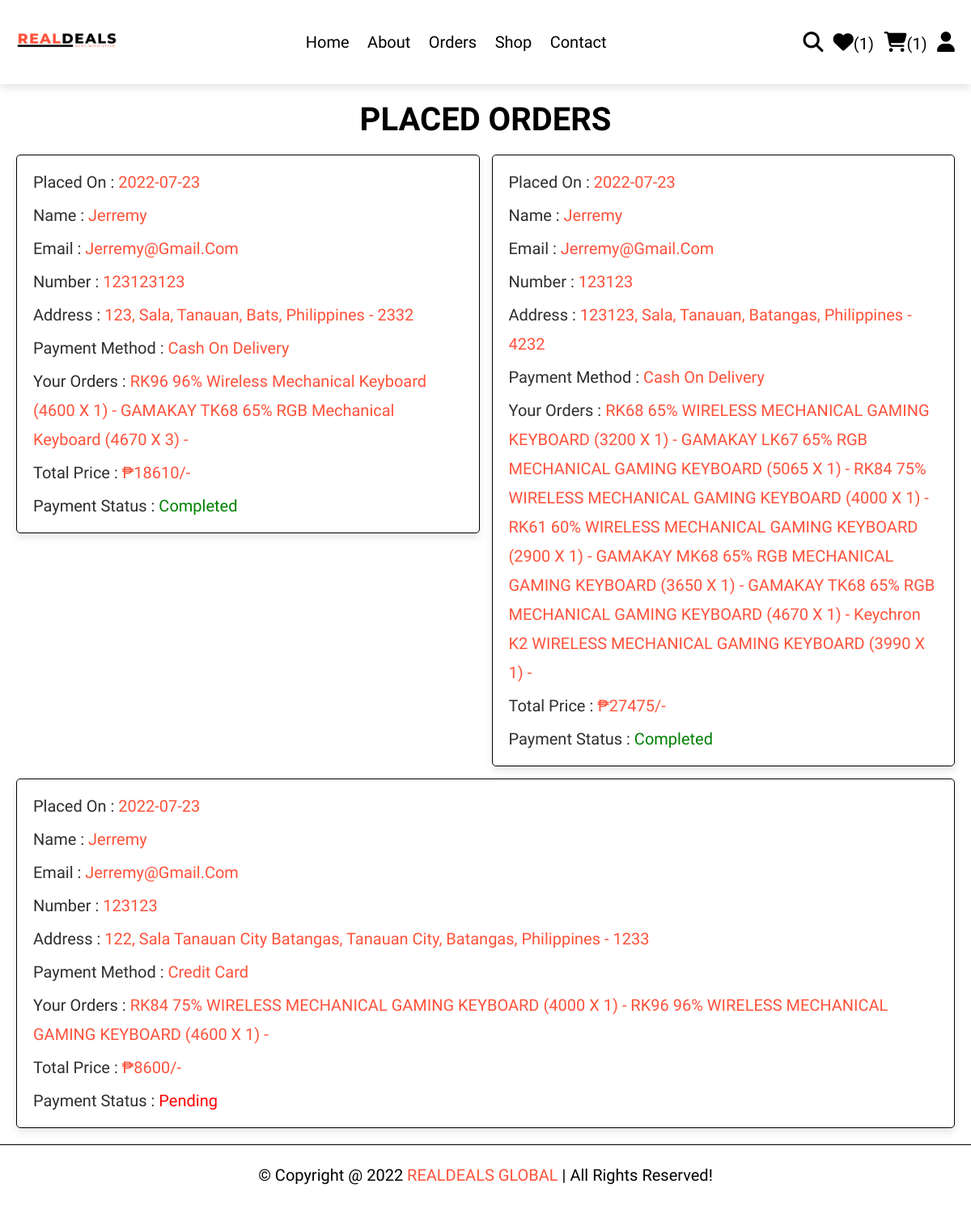
Screenshot of /orders.php (signed in) with the database file from the repository.
### tables this page shows
CREATE TABLE `orders` (
  `id` int(100) NOT NULL,
  `user_id` int(100) NOT NULL,
  `name` varchar(20) NOT NULL,
  `number` varchar(10) NOT NULL,
  `email` varchar(50) NOT NULL,
  `method` varchar(50) NOT NULL,
  `address` varchar(500) NOT NULL,
  `total_products` varchar(1000) NOT NULL,
  `total_price` int(100) NOT NULL,
  `placed_on` date NOT NULL DEFAULT current_timestamp(),
  `payment_status` varchar(20) NOT NULL DEFAULT 'pending'
);

### orders.php (the view, shortened to what this page needs)
<?php
include 'components/connect.php';
if(isset($_SESSION['user_id'])){
   $user_id = $_SESSION['user_id'];
}else{
   $user_id = '';
};
?>
<!DOCTYPE html>
<html lang="en">
<head>
   <link rel="stylesheet" href="css/style.css">
</head>
<body>
<?php include 'components/user_header.php'; ?>
<section class="orders">
   <h1 class="heading">Placed orders</h1>
   <div class="box-container">
   <?php
      if($user_id == ''){
         echo '<p class="empty">Please login to see your orders</p>';
      }else{
         $select_orders = $conn->prepare("SELECT * FROM `orders` WHERE user_id = ?");
         $select_orders->execute([$user_id]);
         if($select_orders->rowCount() > 0){
            while($fetch_orders = $select_orders->fetch(PDO::FETCH_ASSOC)){
   ?>
   <div class="box">
      <p>Placed On : <span><?= $fetch_orders['placed_on']; ?></span></p>
      <p>Name : <span><?= $fetch_orders['name']; ?></span></p>
      <p>Email : <span><?= $fetch_orders['email']; ?></span></p>
      <p>Number : <span><?= $fetch_orders['number']; ?></span></p>
      <p>Address : <span><?= $fetch_orders['address']; ?></span></p>
      <p>Payment Method : <span><?= $fetch_orders['method']; ?></span></p>
      <p>Your Orders : <span><?= $fetch_orders['total_products']; ?></span></p>
      <p>Total Price : <span>₱<?= $fetch_orders['total_price']; ?>/-</span></p>
      <p>Payment Status : <span style="color:<?php if($fetch_orders['payment_status'] == 'pending'){ echo 'red'; }else{ echo 'green'; }; ?>"><?= $fetch_orders['payment_status']; ?></span> </p>
   </div>
   <?php
      }
      }else{
         echo '<p class="empty">No orders placed yet!</p>';
      }
      }
   ?>
   </div>
</section>
<?php include 'components/footer.php'; ?>
</body>
</html>

### css/style.css (style rules this page uses)
* { font-family: 'Finlandica', sans-serif; margin:0; padding:0; box-sizing: border-box; outline: none; border:none; text-decoration: none; text-transform: capitalize; }
html { font-size: 62.5%; overflow-x: hidden; }
body { background-color:rgb(255, 255, 255); }
section { padding:2rem; max-width: 1200px; margin:0 auto; }
.heading { font-size: 4rem; color:rgb(0, 0, 0); margin-bottom: 2rem; text-align: center; text-transform: uppercase; }
.scontainer h2,h1 { text-align: center; }
.orders .box-container { display: flex; flex-wrap: wrap; gap:1.5rem; align-items: flex-start; }
.orders .box-container .box { padding:1rem 2rem; flex:1 1 40rem; border:.1rem solid rgb(0, 0, 0); background-color:rgb(255, 255, 255); box-shadow:0 .5rem 1rem rgba(0,0,0,.1); border-radius: .5rem; }
.orders .box-container .box p { margin:.5rem 0; line-height: 1.8; font-size: 2rem; color:rgb(46, 46, 46); }
.orders .box-container .box p span { color:#ff523b; }

### rows the page displays
orders: placed_on "2022-07-23", name "Jerremy", email "Jerremy@gmail.com", number "123123123", address "123, Sala, Tanauan, Bats, Philippines - 2332", method "Cash On Delivery", total_products "RK96 96% Wireless Mechanical Keyboard (4600 X 1) - GAMAKAY TK68 65% RGB Mechanical Keyboard (4670 X 3) -", total_price "18610", payment_status "Completed"
orders: placed_on "2022-07-23", name "Jerremy", email "Jerremy@gmail.com", number "123123", address "123123, Sala, Tanauan, Batangas, Philippines - 4232", method "Cash On Delivery", total_products "RK68 65% WIRELESS MECHANICAL GAMING KEYBOARD (3200 X 1) - GAMAKAY LK67 65% RGB MECHANICAL GAMING KEYBOARD (5065 X 1) - RK84 75% WIRELESS MECHANICAL GAMING KEYBOARD (4000 X 1) - RK61 60% WIRELESS MECHANICAL GAMING KEYBOARD (2900 X 1) - GAMAKAY MK68 65% RGB MECHANICAL GAMING KEYBOARD (3650 X 1) - GAMAKAY TK68 65% RGB MECHANICAL GAMING KEYBOARD (4670 X 1) - Keychron K2 WIRELESS MECHANICAL GAMING KEYBOARD (3990 X 1) -", total_price "27475", payment_status "Completed"
orders: placed_on "2022-07-23", name "Jerremy", email "Jerremy@gmail.com", number "123123", address "122, Sala Tanauan City Batangas, Tanauan City, Batangas, Philippines - 1233", method "Credit Card", total_products "RK84 75% WIRELESS MECHANICAL GAMING KEYBOARD (4000 X 1) - RK96 96% WIRELESS MECHANICAL GAMING KEYBOARD (4600 X 1) -", total_price "8600", payment_status "Pending"

### other values shown
$total_wishlist_counts "1"
$total_cart_counts "1"
